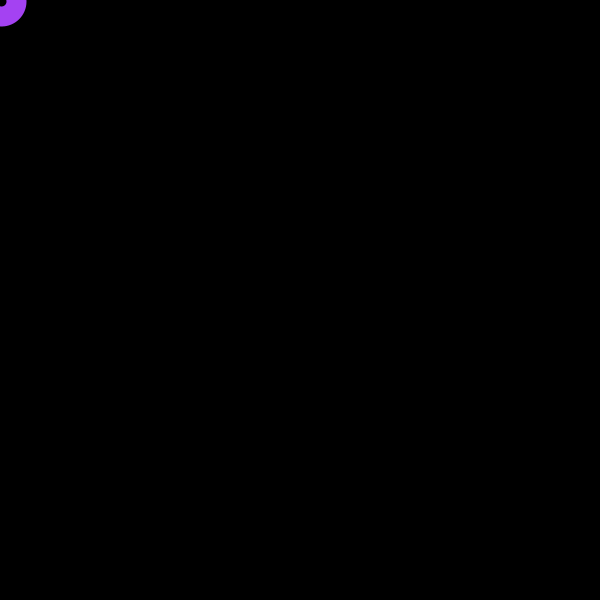
Frame 1 (no input)
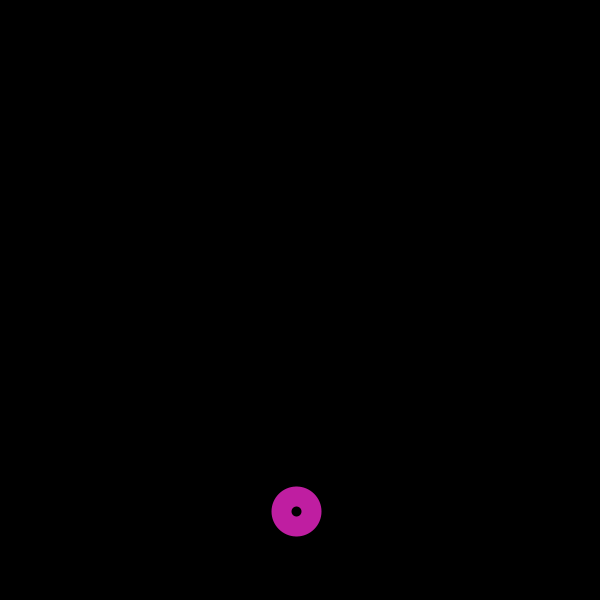
Frame 60 (the mouse pressed at the canvas centre just before this capture)
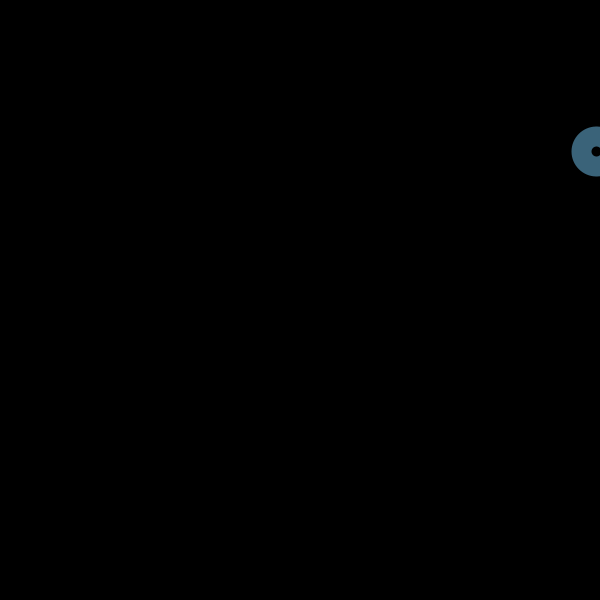
Frame 120 (the mouse held since frame 60 and released just before this capture)

The Processing sketch that drew these frames (run headless with seeded random() and noise(); from frame 60 on, the mouse is pressed at the canvas centre):

// Processing sketch: processing_90358
// ── processing_90358.pde

/*
Chad Cruz
It's ALIVE!!!
make a circle that "breathes" using variables and for loops.
*/
int xPos=1;
int yPos=1;
int xCount=5;
int yCount=30;

void setup(){
  background(0);
  frameRate(300);
  size(600,600);
  smooth();
}
void draw(){
  //for(int i=0;i<600;i++){
    background(0);
    noFill();
    stroke(random(0,255),random(0,255),random(0,255));
    strokeWeight(20);
    ellipse(xPos,yPos,30,30);
    xPos=xPos+xCount; //index position by 1
    if(xPos>=600||xPos <= 0){
      xCount=-xCount; //revers when you hit the far edge
    }
      yPos=yPos+yCount; //index position by 1
    if(yPos>=600||yPos <= 0){
      yCount=-yCount; //revers when you hit the far edge
    }
}
